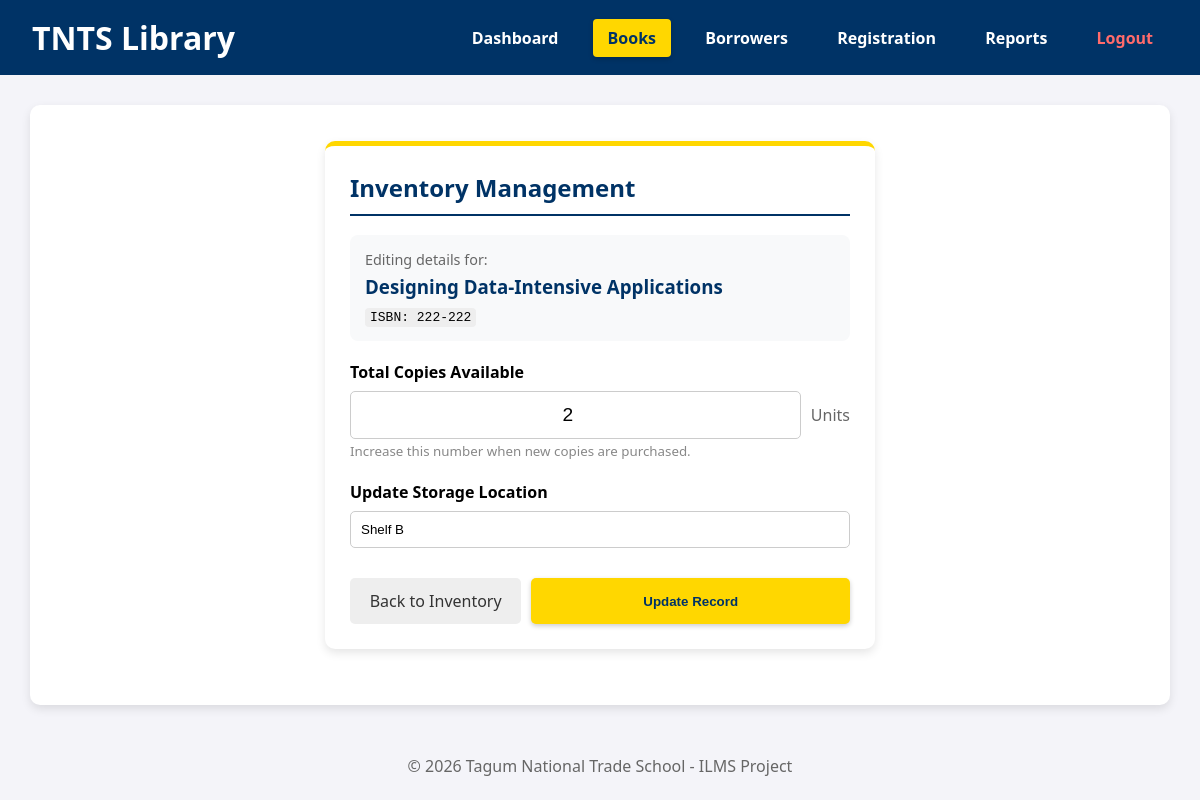
Page /edit_book.php?id=2 (signed in) on the committed database.
### tables this page shows
CREATE TABLE `books` (
  `id` int(11) NOT NULL,
  `isbn` varchar(20) NOT NULL,
  `title` varchar(255) NOT NULL,
  `author` varchar(255) NOT NULL,
  `publisher` varchar(100) DEFAULT NULL,
  `pub_year` int(11) DEFAULT NULL,
  `genre` varchar(50) DEFAULT NULL,
  `stocks` int(11) DEFAULT 1,
  `location` varchar(50) DEFAULT NULL,
  `format` varchar(50) DEFAULT NULL,
  `status` varchar(50) DEFAULT 'Available'
);

### edit_book.php (the view, shortened to what this page needs)
<?php
require_once "config.php";
if (isset($_GET['id'])) {
    $id = intval($_GET['id']);
    $res = $mysqli->query("SELECT * FROM books WHERE id = $id");
    $book = $res->fetch_assoc();
} else {
    header("Location: books.php");
    exit;
}
include_once "header.php";
?>
<div class="container" style="display:flex; justify-content:center; align-items:center; min-height: 70vh;">
    <div class="card" style="width:100%; max-width: 500px; border-top: 5px solid var(--accent-gold);">
        <h2 style="margin-top:0;">Inventory Management</h2>
        <div style="background: #f8f9fa; padding: 15px; border-radius: 8px; margin-bottom: 20px;">
            <p style="margin:0; font-size:0.9rem; color:#666;">Editing details for:</p>
            <h3 style="margin:5px 0; color: var(--primary-blue);"><?php echo $book['title']; ?></h3>
            <span style="font-family:monospace; background:#eee; padding:2px 5px; border-radius:4px;">ISBN: <?php echo $book['isbn']; ?></span>
        </div>
        <form method="POST">
            <div style="margin-bottom:20px;">
                <label style="display:block; margin-bottom:8px; font-weight:bold;">Total Copies Available</label>
                <div style="display:flex; align-items:center; gap:10px;">
                    <input type="number" name="stocks" value="<?php echo $book['stocks']; ?>" min="0"
                           style="flex:1; padding:12px; font-size:1.2rem; border:1px solid #ccc; border-radius:5px; text-align:center;">
                    <span style="color:#666;">Units</span>
                </div>
                <small style="color:#888;">Increase this number when new copies are purchased.</small>
            </div>
            <div style="margin-bottom:20px;">
                <label style="display:block; margin-bottom:8px; font-weight:bold;">Update Storage Location</label>
                <input type="text" name="location" value="<?php echo htmlspecialchars($book['location']); ?>"
                       style="width:100%; padding:10px; border:1px solid #ccc; border-radius:5px; box-sizing:border-box;">
            </div>
            <div style="display:flex; gap:10px; margin-top:30px;">
                <a href="books.php" style="flex:1; text-align:center; padding:12px; background:#eee; color:#333; text-decoration:none; border-radius:5px;">Back to Inventory</a>
                <button type="submit" name="update_inventory" class="btn-home"
                        style="flex:2; padding:12px; border:none; border-radius:5px; font-weight:bold; cursor:pointer;">Update Record</button>
            </div>
        </form>
    </div>
</div>
<?php include_once "footer.php"; ?>

### header.php (style rules this page uses)
:root { --primary-blue: #003366; --accent-gold: #FFD700; --light-gray: #f4f4f9; }
body { font-family: 'Segoe UI', sans-serif; margin: 0; background-color: var(--light-gray); }
.btn-home { background-color: var(--accent-gold) !important; color: var(--primary-blue) !important; box-shadow: 0 2px 5px rgba(0, 0, 0, 0.2); }
.container, .content { max-width: 1100px; margin: 30px auto; padding: 20px; background: white; border-radius: 10px; box-shadow: 0 4px 10px rgba(0, 0, 0, 0.1); }
h2 { color: var(--primary-blue); border-bottom: 2px solid var(--primary-blue); padding-bottom: 10px; }
.btn-home { background-color: var(--accent-gold); color: var(--primary-blue) !important; }
.container { max-width: 1100px; margin: 30px auto; padding: 20px; }
.card { background: white; padding: 25px; border-radius: 10px; box-shadow: 0 4px 10px rgba(0, 0, 0, 0.1); margin-bottom: 20px; }

### rows in the picture
books: title "Designing Data-Intensive Applications", isbn "222-222", stocks "2", location "Shelf B"
